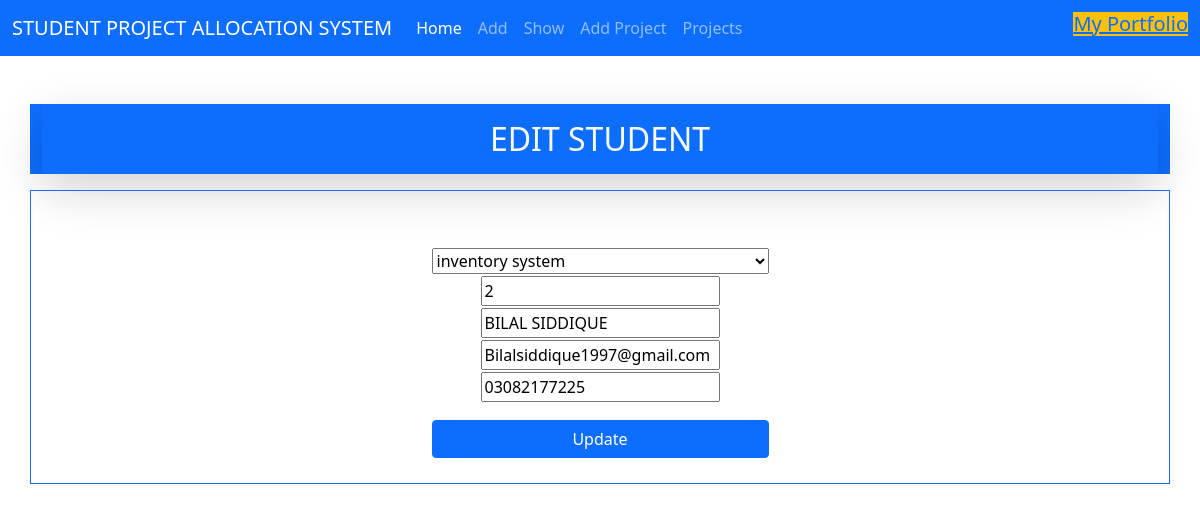
The app's page /edit/12 with its own data.
### myapp/models.py (models this page shows, shortened)
class Employee(models.Model):
    projectid = models.ForeignKey(Project, on_delete=models.CASCADE)
    eid = models.CharField(max_length=50)
    ename = models.CharField(max_length=50)
    email = models.EmailField()
    econtact = models.CharField(max_length=50)

### myapp/views.py (the view)
# urls.py: path('edit/<int:id>', views.edit, name='edit'),
def edit(request, id):
    employee = Employee.objects.get(id=id)
    prm = Project.objects.all().order_by('id')
    return render(request, 'edit.html', {'employee': employee, 'prm': prm})

### myapp/models.py (called while the page is built)
    def __str__(self):
        return self.projectname

### myapp/templates/edit.html (shortened to what this page needs)
<!DOCTYPE html>
<html lang="en">
<head>
    <link href="https://cdn.jsdelivr.net/npm/bootstrap@5.1.3/dist/css/bootstrap.min.css" rel="stylesheet"
>
</head>
<body>
    <nav class="navbar navbar-expand-lg navbar-dark bg-primary">
        <div class="container-fluid ">
            <a class="navbar-brand" href="#">STUDENT PROJECT ALLOCATION SYSTEM</a>
            <div class="collapse navbar-collapse" id="navbarScroll">
                <ul class="navbar-nav me-auto my-2 my-lg-0 navbar-nav-scroll" style="--bs-scroll-height: 100px;">
                    <li class="nav-item ">
                        <a class="nav-link active" aria-current="page" href="{% url 'myapp:home' %}">Home</a>
                    </li>
                    <li class="nav-item">
                        <a class="nav-link" href="{% url 'myapp:load_form' %}">Add</a>
                    </li>
                    <li class="nav-item">
                        <a class="nav-link" href="{% url 'myapp:showall' %}">Show</a>
                    </li>
                    <li class="nav-item">
                        <a class="nav-link" href="{% url 'myapp:addproject' %}">Add Project</a>
                    </li>
                    <li class="nav-item">
                        <a class="nav-link" href="{% url 'myapp:showproject' %}">Projects</a>
                    </li>
                </ul>
                <h5 class="bg-warning">
          <a class="text-sucess" target="_blank" href="https://www.bilalsiddique.tech/">My Portfolio</a>
        </h5>
            </div>
        </div>
    </nav>
    <div class="text-light container text-center mt-5 bg-primary">
        <h2 class="  shadow-lg p-3 mb-3 rounded">EDIT STUDENT</h2>
    </div>
    <div class="container p-4 text-center mt-2 border border-primary">
        <form class="d-flex justify-content-center mt-3" method="POST" action="/update/{{ employee.id }}">
            <table class="mt-3 ">
                <tr>
                    <td>
                        <select name="projectid" id="">
                            {% for i in prm %}
                            <option value="{{ i.id }}">
                                {{i.projectname}}
                            </option>
                            {% endfor %}
                        </select>
                    </td>
                </tr>
                <tr>
                    <td><input name="eid" required value="{{ employee.eid }}"></td>
                </tr>
                <tr>
                    <td><input name="ename" required value="{{ employee.ename }}"></td>
                </tr>
                <tr>
                    <td><input type="email" name="email" required value="{{ employee.email }}"></td>
                </tr>
                <tr>
                    <td><input name="econtact" required value="{{ employee.econtact }}"></td>
                </tr>
                <tr>
                    <td class="d-grid gap-2">
                        <button class="mt-3 btn btn-primary" type="submit">Update</button>
                    </td>
                </tr>
            </table>
        </form>
    </div>
</body>
</html>

### records on screen
Employee: eid "2", ename "BILAL SIDDIQUE", email "Bilalsiddique1997@gmail.com", econtact "03082177225"

### other values on screen
form field projectid "inventory system"
